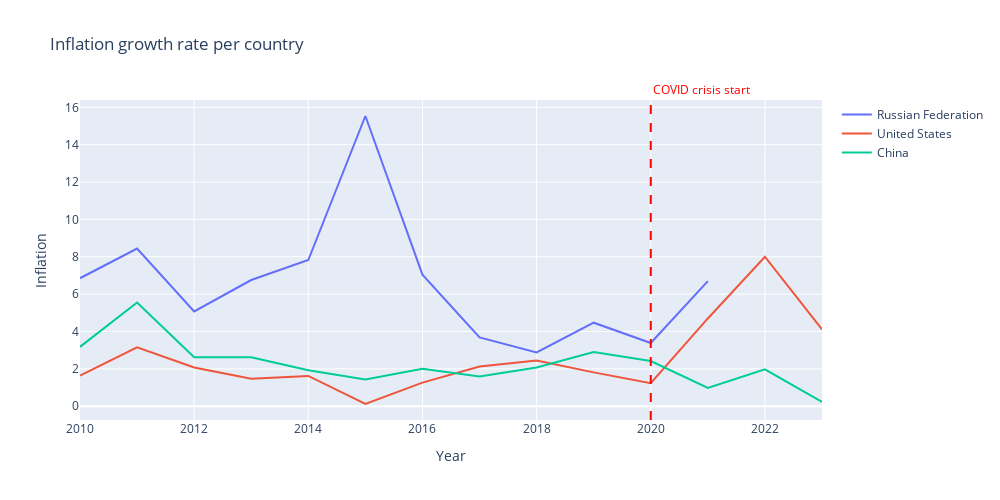

The notebook cell this image was saved under:
### Code cell
import plotly.graph_objects as go
countries = ['Russian Federation', 'United States', 'China']

gdp_growth_df = df[['country', 'year', 'Inflation_rate']]
#gdp_growth_df = pd.melt(gdp_growth_df, id_vars='country', var_name='year', value_name='GDP_growth_rate')

data = {country: gdp_growth_df[gdp_growth_df['country']==country] for country in countries}

fig = go.Figure()

for country, dataframe in data.items():
    fig.add_trace(go.Scatter(
        x=dataframe['year'],
        y=dataframe['Inflation_rate'],
        mode='lines',
        name=country
    ))

fig.add_vline(
    x=2020,
    line=dict(color='red', width=2, dash='dash'),
    annotation=dict(
        text='COVID crisis start',
        font=dict(color='red'),
        showarrow=False,
        yanchor='bottom',
        y=1.0
    )
)

fig.update_layout(
    title='Inflation growth rate per country',
    xaxis_title='Year',
    yaxis_title='Inflation',
    width=1000,
    height=500
)

fig.show()

### Figure 1 — Plotly figure (JSON) as saved in the notebook; plotly's stock layout.template omitted (floating-point values rounded to 4 significant figures)
{"data": [{"mode": "lines", "name": "Russian Federation", "type": "scatter", "x": [2010, 2011, 2012, 2013, 2014, 2015, 2016, 2017, 2018, 2019, 2020, 2021, 2022, 2023], "y": [6.849, 8.44, 5.075, 6.754, 7.823, 15.53, 7.042, 3.683, 2.878, 4.47, 3.382, 6.694, NaN, NaN]}, {"mode": "lines", "name": "United States", "type": "scatter", "x": [2010, 2011, 2012, 2013, 2014, 2015, 2016, 2017, 2018, 2019, 2020, 2021, 2022, 2023], "y": [1.64, 3.157, 2.069, 1.465, 1.622, 0.1186, 1.262, 2.13, 2.443, 1.812, 1.234, 4.698, 8.003, 4.116]}, {"mode": "lines", "name": "China", "type": "scatter", "x": [2010, 2011, 2012, 2013, 2014, 2015, 2016, 2017, 2018, 2019, 2020, 2021, 2022, 2023], "y": [3.175, 5.554, 2.62, 2.621, 1.922, 1.437, 2.0, 1.593, 2.075, 2.899, 2.419, 0.981, 1.974, 0.2348]}], "layout": {"annotations": [{"font": {"color": "red"}, "showarrow": false, "text": "COVID crisis start", "x": 2020, "xanchor": "left", "xref": "x", "y": 1, "yanchor": "bottom", "yref": "y domain"}], "height": 500, "shapes": [{"line": {"color": "red", "dash": "dash", "width": 2}, "type": "line", "x0": 2020, "x1": 2020, "xref": "x", "y0": 0, "y1": 1, "yref": "y domain"}], "title": {"text": "Inflation growth rate per country"}, "width": 1000, "xaxis": {"title": {"text": "Year"}}, "yaxis": {"title": {"text": "Inflation"}}}}
